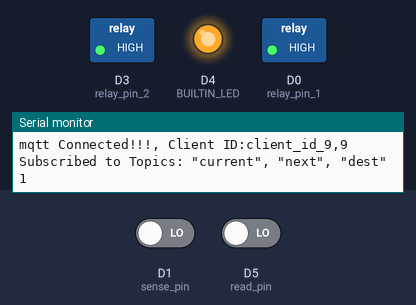
Bench run of a sketch on a simulated ESP8266 (NodeMCU). Shown: switched loads named in the sketch (green lamp = pin HIGH), output pins drawn as LEDs (lit = HIGH, except the on-board LED, lit = LOW), the last lines printed to the serial monitor. Dashed ring = blinking. The test bench sets the inputs (shaded band); at power-on: D1 (sense_pin) LOW, D5 (read_pin) LOW. WiFi joins after 1.5 s; servers stay silent unless stated; EEPROM starts erased; no MQTT or app messages arrive unless stated.

Above: at 2.7 s.
2.8 s: D1 (sense_pin) driven HIGH
At 6.3 s:
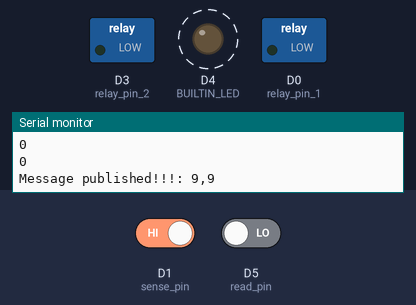
7.1 s: D1 (sense_pin) driven LOW
At 9.4 s:
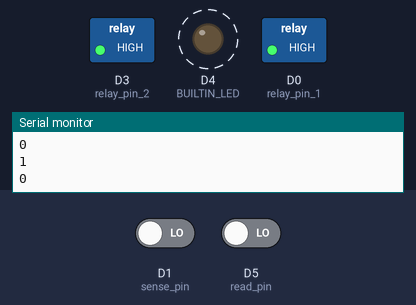
Timing chart, 0 to 18.6 s (numbered marks = the images above; inputs shaded):
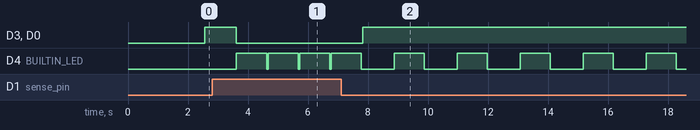

The sketch:

nodemcu_custom_node_id_continuous_publish.ino
```cpp
#include <ESP8266WiFi.h>
#include <PubSubClient.h>
#include <EEPROM.h>

int eeprom_address = 0;
byte eeprom_data;

#define read_pin D5
#define sense_pin D1
#define relay_pin_1 D0
#define relay_pin_2 D3
#define BUILTIN_LED D4


// Update these with values suitable for your network.

//const char* ssid = "hacker";
//const char* password = "sreejamadhu";
const char* ssid = "asus_a007";
const char* password = "012345678910";
const char* mqtt_server = "abraham-VirtualBox";
String node_id = "null";
String default_node_id_string = "9,9";
long tick_1 = 0, tick_2 = 0;
boolean relay_state = false, publish_flag = false, sensor_state = false, current_node_flag_state = false, dest_node_flag_state = false, next_node_flag_state = false;
int max_grid_coordinate = 9;

WiFiClient espClient;
PubSubClient client(espClient);

long lastMsg = 0;
char msg[4];
int node_grid_number = 0;
String msg_received = "";
boolean sensor_state_current = 0, sensor_state_prev = 0;
long max_wait_for_node_id;
int blink_delay = 50;
boolean blink_state = false;

void setup() {
  pinMode(BUILTIN_LED, OUTPUT);     // Initialize the BUILTIN_LED pin as an output
  pinMode(sense_pin, INPUT);
  pinMode(read_pin, INPUT);
  pinMode(relay_pin_1, OUTPUT);
  pinMode(relay_pin_2, OUTPUT);
  Serial.begin(115200);
  EEPROM.begin(512);
  setup_wifi();
  node_id = get_node_id();
  client.setServer(mqtt_server, 1883);
  client.setCallback(callback);
}

String get_node_id_from_eeprom_backup()
{
  String node_id_string = "";
  Serial.println("Node ID selection key press not detected!!!, Checking EEPROM for Node ID backup...");
  int node_id_backup_status = eeprom_read(0);
  if (node_id_backup_status == 170)
  {
    node_id_string  = (String)eeprom_read(1) + (String)eeprom_read(2);
    Serial.println("EEPROM Backup available... Node ID is set to backed up value: " + node_id_string);
  }
  else
  {
    node_id_string = default_node_id_string;
    Serial.println("Node ID backup not available, setting Node ID to default value: " + node_id_string);
  }
  return node_id_string;
}

String get_node_id()
{
  boolean node_id_set_flag = true;
  int node_id_x_coordinate = get_node_id_coordinate(read_pin, max_grid_coordinate);
  if (node_id_x_coordinate < 0)
  {
    return get_node_id_from_eeprom_backup();
  }
  Serial.println("Got X coordinate: " + (String)node_id_x_coordinate);
  Serial.println("Press again to set Y coordinate...");
  delay_with_second_blink(3000);
  int node_id_y_coordinate = get_node_id_coordinate(read_pin, max_grid_coordinate);
  if (node_id_y_coordinate < 0)
  {
    return get_node_id_from_eeprom_backup();
  }
  Serial.println("Got X and Y coordinates!!! :" + (String)node_id_x_coordinate + ", " + (String)node_id_y_coordinate);
  String node_id = (String)node_id_x_coordinate + "," + (String)node_id_y_coordinate;

  Serial.println("Writing Node ID to EEPROM...");

  if (eeprom_write(1, node_id_x_coordinate) & eeprom_write(2, node_id_y_coordinate) & eeprom_write(0, 170))
  {
    Serial.println("Node ID: " + (String)node_id + " written to EEPROM, Success!!!");
  }
  else
    Serial.println("EEPROM write failed!!!");

  return node_id;
}

void setup_wifi() {

  delay(10);
  // We start by connecting to a WiFi network
  Serial.println();
  Serial.print("Connecting to ");
  Serial.println(ssid);

  WiFi.begin(ssid, password);

  while (WiFi.status() != WL_CONNECTED) {
    delay(500);
    Serial.print(".");
  }

  Serial.println("");
  Serial.println("WiFi connected");
  Serial.println("IP address: ");
  Serial.println(WiFi.localIP());
}

void delay_with_second_blink(long delay_ms)
{
  long tick_1 = millis();
  long tick_2 = millis();
  while (millis() - tick_2 < delay_ms)
  {
    if (millis() - tick_1 > 1000)
    {
      digitalWrite(BUILTIN_LED, LOW);
      delay(blink_delay);
      digitalWrite(BUILTIN_LED, HIGH);
      Serial.println(".");
      tick_1 = millis();
    }
  }
}

int get_node_id_coordinate(int read_pin, int max_grid_coordinate)
{
  int node_id_coordinate_count = -1;
  tick_1 = millis();
  tick_2 = millis();
  if (digitalRead(read_pin))
  {
    for (int i = 0; i < max_grid_coordinate; i++)
    {
      if (digitalRead(read_pin))
      {
        node_id_coordinate_count = i;
        digitalWrite(BUILTIN_LED, LOW);
        delay(blink_delay);
        digitalWrite(BUILTIN_LED, HIGH);
        Serial.println("Blink");
        Serial.println("Read Pin: High, node_id_coordinate_count: " + (String)node_id_coordinate_count);
        delay(1000);
      }
    }
  }
  return node_id_coordinate_count;
}


/*
  String get_node_id()
  {

  int node_id_r_count = -1;
  int node_id_c_count = -1;
  int node_id_count = -1;
  String node_id_string;
  tick_1 = millis();
  tick_2 = millis();
  if (digitalRead(read_pin))
  {
    while (digitalRead(read_pin) && (node_id_r_count <= max_number_grid_rows))
    {
      if (millis() - tick_1 > 1000)
      {
        node_id_r_count += 1;
        digitalWrite(BUILTIN_LED, LOW);
        delay(blink_delay);
        digitalWrite(BUILTIN_LED, HIGH);
        Serial.println("Blink");
        Serial.println("Read Pin: High " + (String)node_id_r_count + ", " + (String)node_id_c_count);
        tick_1 = millis();
      }
    }
  }
  Serial.println("Setting Node ID row value to:" + (String)node_id_r_count);
  Serial.println("Press key for setting Node ID column value...");
  tick_2 = millis();
  tick_1 = millis();
  while (millis() - tick_2 > 3000)
  {
    if (millis() - tick_1 > 1000)
    {
      digitalWrite(BUILTIN_LED, LOW);
      delay(blink_delay);
      digitalWrite(BUILTIN_LED, HIGH);
      tick_1 = millis();
    }
  }
  tick_2 = millis();
  tick_1 = millis();
  if (digitalRead(read_pin))
  {
    while (digitalRead(read_pin) && (node_id_c_count <= max_number_grid_columns))
    {
      if (millis() - tick_1 > 1000)
      {
        node_id_c_count += 1;
        digitalWrite(BUILTIN_LED, LOW);
        delay(blink_delay);
        digitalWrite(BUILTIN_LED, HIGH);
        Serial.println("Blink");
        Serial.println("Read Pin: High " + (String)node_id_r_count + ", " + (String)node_id_c_count);
        tick_1 = millis();
      }
    }
    if (node_id_c_count > max_number_grid_columns)
    {
      node_id = (String)(max_number_nodes - 1);
      Serial.println("Node ID selection key press reached max delay!!!, setting Node ID to default value :" + (String)node_id);
    }
    else if (node_id_count > -1)
    {
      node_id_c_count = (String)node_id_c_count;
      Serial.println("Setting Node ID:" + (String)node_id);
      Serial.println("Writing to EEPROM...");
      if (eeprom_write(1, node_id.toInt()))
      {
        if (eeprom_write(0, 170))
          Serial.println("Node ID: " + (String)node_id + " written to EEPROM, Success!!!");
      }
      else
        Serial.println("EEPROM write failed!!!");
    }
  }
  else
  {
    Serial.println("Node ID selection key press not detected!!!, Checking EEPROM for Node ID backup...");
    int node_id_backup_status = eeprom_read(0);
    if (node_id_backup_status == 170)
    {
      node_id = eeprom_read(1);
      Serial.println("EEPROM Backup available... Node ID is set to backed up value: " + (String)node_id);
    }
    else
    {
      node_id = (String)(max_number_nodes - 1);
      Serial.println("Node ID backup not available, setting Node ID to default value: " + (String)node_id);
    }
  }

  }
*/

boolean set_message_flag(String topic, String message)
{
  if (msg_received == (String)node_id)
  {
    return true;
  }
  else
  {
    return false;
  }
}

void callback(char* topic, byte * payload, unsigned int length) {
  msg_received = "";
  for (int i = 0; i < length; i++)
  {
    msg_received = msg_received + (char)payload[i];
  }
  Serial.println("Message [" + (String)topic + "] received: " + (String)msg_received);

  if ((String)topic == "next")
  {
    next_node_flag_state = set_message_flag((String)topic, msg_received);
  }
  else if ((String)topic == "dest")
  {
    dest_node_flag_state = set_message_flag((String)topic, msg_received);
  }
  else if ((String)topic == "current")
  {
    current_node_flag_state = set_message_flag((String)topic, msg_received);
  }
}

void reconnect() {
  // Loop until we're reconnected
  while (!client.connected())
  {
    String temp = "client_id_" + (String)node_id;
    char client_id[20];
    temp.toCharArray(client_id, 20);

    if (client.connect(client_id))
    {
      Serial.println("mqtt Connected!!!, Client ID:" + (String)client_id);
      client.subscribe("current");
      client.subscribe("dest");
      client.subscribe("next");
      Serial.println("Subscribed to Topics: \"current\", \"next\", \"dest\"");
    }
    else
    {
      Serial.print("failed, rc=");
      Serial.print(client.state());
      Serial.println(" try again in 5 seconds");
      // Wait 5 seconds before retrying
      delay(5000);
    }
  }
}
void loop()
{
  if (!client.connected())
  {
    reconnect();
  }
  client.loop();
  if (millis() - tick_1 > 1000)
  {
    digitalWrite(BUILTIN_LED, LOW);
    delay(blink_delay);
    digitalWrite(BUILTIN_LED, HIGH);
    sensor_state = digitalRead(sense_pin);

    if (sensor_state)
    {
      if (millis() - tick_2 > 3500)
      {
        publish_flag = true;
        tick_2 = millis();
      }
      blink_state = true;
    }

    relay_state = sensor_state | current_node_flag_state | next_node_flag_state | dest_node_flag_state;
    digitalWrite(relay_pin_1, !relay_state);
    digitalWrite(relay_pin_2, !relay_state);
    digitalWrite(BUILTIN_LED, blink_state);
    blink_state = !blink_state;
    Serial.println(blink_state);
    tick_1 = millis();
  }

  if (publish_flag)
  {
    char message_char_array[10];
    node_id.toCharArray(message_char_array, 10);
    client.publish("outTopic", message_char_array);
    Serial.println("");
    Serial.print("Message published!!!: " + (String)message_char_array);
    Serial.println("");
    publish_flag = false;
  }
}

boolean eeprom_write(int address, int data)
{
  int rd_data;
  EEPROM.write(address, data);
  EEPROM.commit();
  rd_data = EEPROM.read(address);
  if (rd_data != data)
    return false;
  else
    return true;
}


int eeprom_read(int address)
{
  int rd_data = EEPROM.read(address);
  return rd_data;
}
```

Measured:
- after the input at 2.8 s, D3 (relay_pin_2), D0 (relay_pin_1): HIGH → LOW after 0.82 s; D4 (BUILTIN_LED): alternates HIGH for 1.0 s and LOW for 0.05 s, starting after 1.9 s
- after the input at 7.1 s, D3 (relay_pin_2), D0 (relay_pin_1): LOW → HIGH after 0.72 s; D4 (BUILTIN_LED): alternates HIGH for 1.0 s and LOW for 1.1 s, starting after 1.8 s
